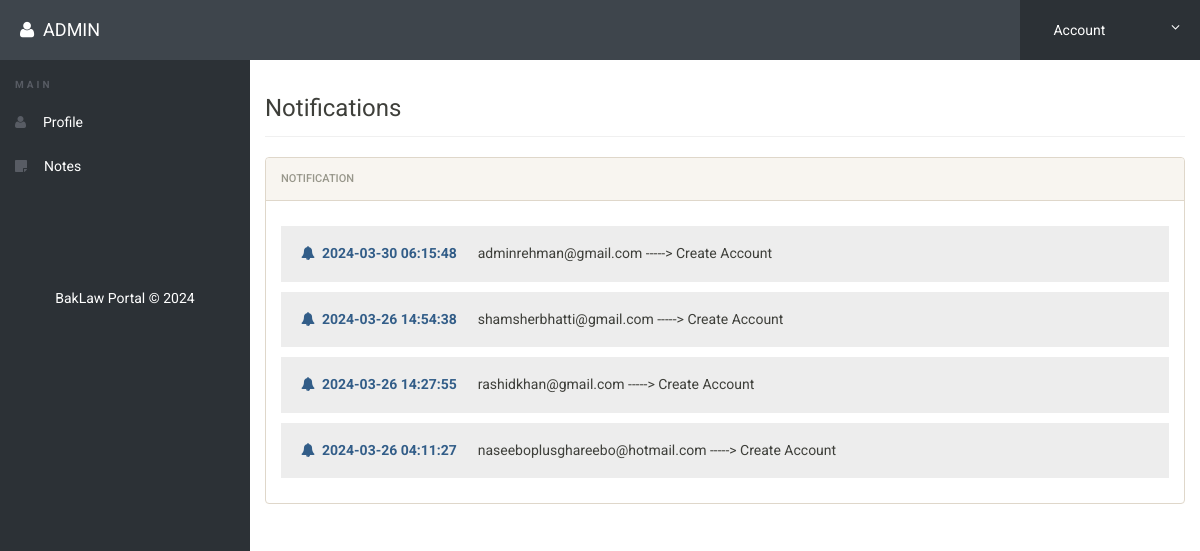
Page /notification.php (signed in) on the committed database.
### tables this page shows
CREATE TABLE `notification` (
  `id` int(11) NOT NULL,
  `notiuser` varchar(50) NOT NULL,
  `notireciver` varchar(50) NOT NULL,
  `notitype` varchar(50) NOT NULL,
  `time` timestamp NOT NULL DEFAULT current_timestamp()
);

### notification.php (the view, shortened to what this page needs)
<?php
include('includes/config.php');
if(strlen($_SESSION['alogin'])==0)
	{
header('location:index.php');
}
else{
?>
<!doctype html>
<html lang="en" class="no-js">
<head>
	<link rel="stylesheet" href="css/font-awesome.min.css">
	<link rel="stylesheet" href="css/bootstrap.min.css">
	<link rel="stylesheet" href="css/dataTables.bootstrap.min.css">
	<link rel="stylesheet" href="css/bootstrap-social.css">
	<link rel="stylesheet" href="css/bootstrap-select.css">
	<link rel="stylesheet" href="css/fileinput.min.css">
	<link rel="stylesheet" href="css/awesome-bootstrap-checkbox.css">
	<link rel="stylesheet" href="css/style.css">
</head>
<body>
	<?php include('includes/header.php');?>
	<div class="ts-main-content">
	<?php include('includes/leftbar.php');?>
		<div class="content-wrapper">
			<div class="container-fluid">
				<div class="row">
					<div class="col-md-12">
						<h3 class="page-title">Notifications</h3>
						<div class="row">
							<div class="col-md-12">
								<div class="panel panel-default">
									<div class="panel-heading">Notification</div>
									   <div class="panel-body">
<?php
$reciver = $_SESSION['alogin'];
$sql = "SELECT * from  notification where notireciver = (:reciver) order by time DESC";
$query = $dbh -> prepare($sql);
$query-> bindParam(':reciver', $reciver, PDO::PARAM_STR);
$query->execute();
$results=$query->fetchAll(PDO::FETCH_OBJ);
$cnt=1;
if($query->rowCount() > 0)
{
foreach($results as $result)
{				?>
        <h5 style="background:#ededed;padding:20px;"><i class="fa fa-bell text-primary"></i>&nbsp;&nbsp;<b class="text-primary"><?php echo htmlentities($result->time);?></b> &nbsp;&nbsp;&nbsp;&nbsp;&nbsp;<?php echo htmlentities($result->notiuser);?> -----> <?php echo htmlentities($result->notitype);?></h5>
                       <?php $cnt=$cnt+1; }} ?>
                                        </div>
                                    </div>
                                </div>
                            </div>
                        </div>
                    </div>
                </div>
            </div>
        </div>
</body>
</html>
<?php } ?>

### css/style.css (style rules this page uses)
html { font-size: 14px; }
@media only screen and (min-width: 480px) { html { font-size: 17px; } }
@media only screen and (min-width: 768px) { html { font-size: 14px; } }
body { font-size: 1em; }
.panel { overflow: hidden; }
.page-title { padding-bottom: 15px; margin-bottom: 20px; border-bottom: 1px solid #f0f0f0; }
.ts-main-content .content-wrapper { padding-top: 15px; margin-top: 60px; }
@media only screen and (min-width: 992px) { .ts-main-content .content-wrapper { margin-left: 250px; } }

### rows in the picture
notification: time "2024-03-30 06:15:48", notiuser "adminrehman@gmail.com", notitype "Create Account"
notification: time "2024-03-26 14:54:38", notiuser "shamsherbhatti@gmail.com", notitype "Create Account"
notification: time "2024-03-26 14:27:55", notiuser "rashidkhan@gmail.com", notitype "Create Account"
notification: time "2024-03-26 04:11:27", notiuser "naseeboplusghareebo@hotmail.com", notitype "Create Account"

### other values in the picture
$_SESSION['alogin'] "ADMIN"
